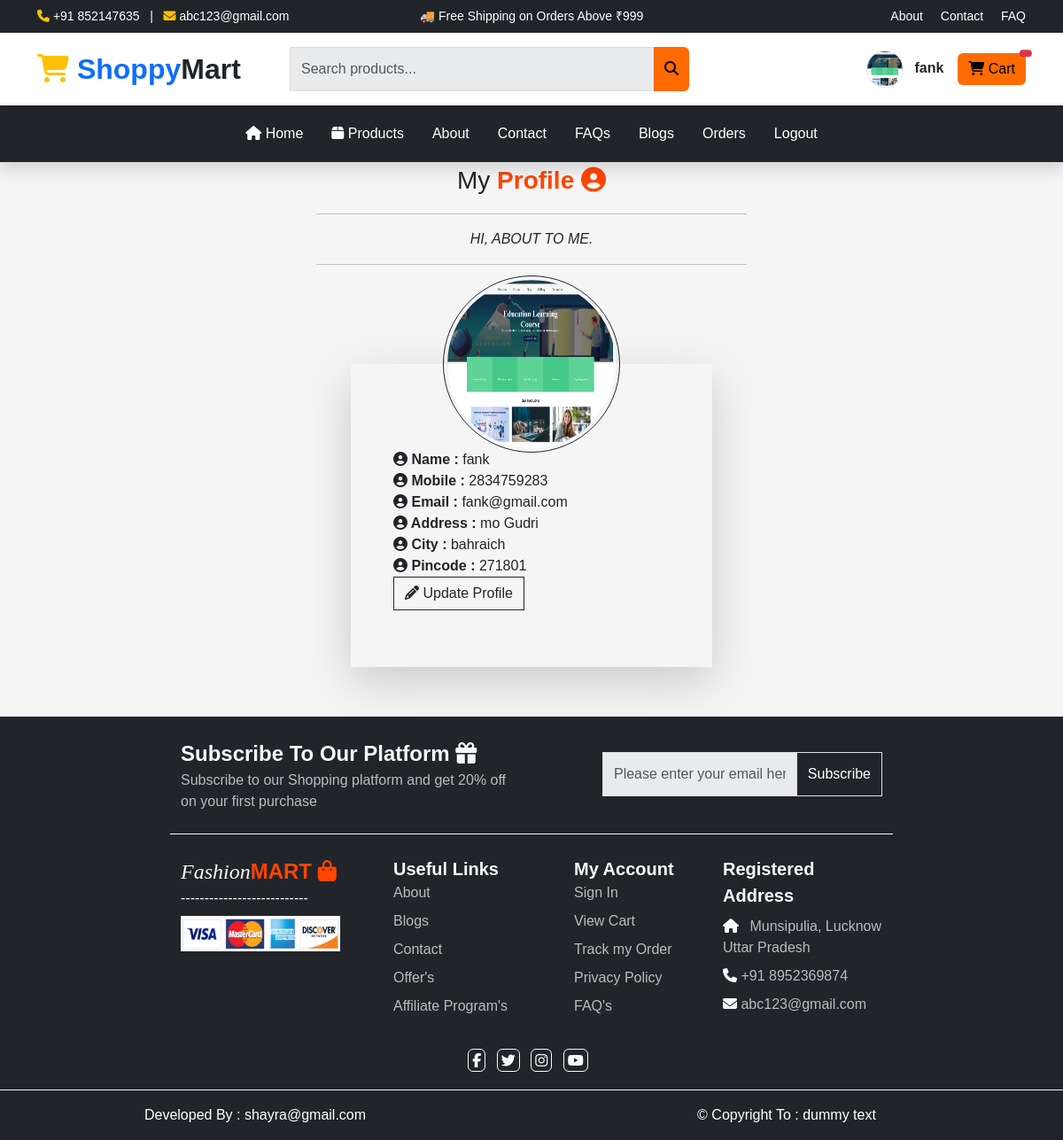
The app's page /profile/ (signed in) with its own data.
### user/models.py (models this page shows)
class tbl_register(models.Model):
    name=models.CharField(max_length=50,null=True)
    email=models.EmailField(primary_key=True)
    mobile=models.CharField(max_length=20,null=True)
    password=models.CharField(max_length=200,null=True)
    Pincode=models.CharField(max_length=20,null=True)
    city=models.CharField(max_length=50,null=True)
    address=models.TextField(null=True)
    picture=models.ImageField(upload_to='static/userpic/')

### user/views.py (the view, shortened to what this page needs)
# urls.py: path('profile/',views.myprofile),
def myprofile(request):
    user=request.session.get('user')
    uinfo=""
    if user:
        uinfo=tbl_register.objects.all().filter(email=user)
    mydict={"userinfo":uinfo}
    return render(request,'myprofile.html',mydict)

### templates/myprofile.html (shortened to what this page needs)
{% extends 'base.html' %}
{% load static %}
{% block childpage %}
 <div class="row mb-2 ">
    <div class="col-sm-5 mx-auto text-center">
        <p class="fs-3 m-0 p-0 ">My <b class="txt-colororange">Profile <i class="fas fa-user-circle"></i></b></p>
        <hr/>
        <i>HI, ABOUT TO ME.</i>
        <hr/>
    </div>
</div>
{% for i in userinfo %}
<div class="row mt-5 profile ">
    <div class="col-sm-4 shadow-lg mb-3 p-5 mx-auto position-relative mt-5" >
        <img src="../{{i.picture}}" style="height:200px;width:200px; " class=" rounded-pill p-1 border border-dark border-1 position-absolute top-0 start-50 translate-middle "/>
        <div class="pt-5 "><b><i class="fas fa-user-circle"></i> Name :</b> {{i.name}}<br/>
        <b><i class="fas fa-user-circle"></i> Mobile :</b> {{i.mobile}}<br/>
        <b><i class="fas fa-user-circle"></i> Email :</b> {{i.email}}<br/>
        <b><i class="fas fa-user-circle"></i> Address :</b> {{i.address}}<br/>
        <b><i class="fas fa-user-circle"></i> City :</b> {{i.city}}<br/>
            <b><i class="fas fa-user-circle"></i> Pincode :</b> {{i.Pincode}}<br/></div>
    <p id="btnu" class="btn btn-outline-dark rounded-0 "><i class="fas fa-pencil"></i> Update Profile</p>
    </div>
</div>
<br/>
{% endfor %}
{% endblock %}

### templates/base.html (shortened to what this page needs)
<!DOCTYPE html>
{% load static %}
<html lang="en">
<head>
    <link href="{% static 'css/all.css' %}" rel="stylesheet" />
    <link href="{% static 'css/bootstrap.css' %}" rel="stylesheet" />
</head>
<body>
<div class="container-fluid bg-dark text-white py-2 small">
    <div class="container">
        <div class="row align-items-center">
            <div class="col-lg-4 text-center text-lg-start">
                <i class="fa-solid fa-phone text-warning"></i> +91 852147635
                &nbsp; | &nbsp;
                <i class="fa-solid fa-envelope text-warning"></i>
                abc123@gmail.com
            </div>
            <div class="col-lg-4 text-center">
                <span>
                    🚚 Free Shipping on Orders Above ₹999
                </span>
            </div>
            <div class="col-lg-4 text-center text-lg-end">
                <a href="/about/" class="text-white text-decoration-none me-3">
                    About
                </a>
                <a href="/contact/" class="text-white text-decoration-none me-3">
                    Contact
                </a>
                <a href="/faqs/" class="text-white text-decoration-none">
                    FAQ
                </a>
            </div>
        </div>
    </div>
</div>
<div class="container-fluid bg-white shadow-sm">
    <div class="container">
        <div class="row align-items-center py-3">
            <div class="col-lg-3 text-center text-lg-start">
                <a href="/home/" class="text-decoration-none">
                    <h2 class="fw-bold m-0">
                        <i class="fa-solid fa-cart-shopping text-warning"></i>
                        Shoppy<span class="text-dark">Mart</span>
                    </h2>
                </a>
            </div>
            <div class="col-lg-5 my-3 my-lg-0">
  <form action="/product/" method="GET">
    <div class="input-group">
        <input
            type="text"
            name="search"
            value="{{search}}"
            class="form-control"
            placeholder="Search products...">
        <button class="btn btn-warning" type="submit">
            <i class="fa fa-search"></i>
        </button>
    </div>
</form>
            </div>
            <div class="col-lg-4">
                <div class="d-flex justify-content-center justify-content-lg-end align-items-center gap-3">
                    {% if request.session.user %}
                    <a href="/profile/" class="text-dark text-decoration-none">
                        <img src="../{{request.session.userpic}}"
                             class="rounded-circle border"
                             width="42"
                             height="42">
                        <span class="ms-2 fw-semibold">
                            {{request.session.username}}
                        </span>
                    </a>
                    {% else %}
                    <a href="/login/" class="btn btn-outline-dark">
                        <i class="fa-solid fa-user"></i>
                        Login
                    </a>
                    {% endif %}
                    <a href="/cartitem/" class="btn btn-warning position-relative">
                        <i class="fa-solid fa-cart-shopping"></i>
                        Cart
                        <span class="position-absolute top-0 start-100 translate-middle badge rounded-pill bg-danger">
                        </span>
                    </a>
                </div>
            </div>
        </div>
    </div>
</div>
<nav class="navbar navbar-expand-lg navbar-dark bg-dark sticky-top shadow">
    <div class="container">
        <div class="collapse navbar-collapse" id="mainMenu">
            <ul class="navbar-nav mx-auto">
                <li class="nav-item">
                    <a class="nav-link px-3" href="/home/">
                        <i class="fa fa-home"></i> Home
                    </a>
                </li>
                <li class="nav-item">
                    <a class="nav-link px-3" href="/product/">
                        <i class="fa fa-box"></i> Products
                    </a>
                </li>
                <li class="nav-item">
                    <a class="nav-link px-3" href="/about/">
                        About
                    </a>
                </li>
                <li class="nav-item">
                    <a class="nav-link px-3" href="/contact/">
                        Contact
                    </a>
                </li>
                <li class="nav-item">
                    <a class="nav-link px-3" href="/faqs/">
                        FAQs
                    </a>
                </li>
                <li class="nav-item">
                    <a class="nav-link px-3" href="#">
                        Blogs
                    </a>
                </li>
                {% if request.session.user %}
                <li class="nav-item">
                    <a class="nav-link px-3" href="/history/">
                        Orders
                    </a>
                </li>
                <li class="nav-item">
                    <a class="nav-link px-3" href="/logout/">
                        Logout
                    </a>
                </li>
                {% endif %}
            </ul>
        </div>
    </div>
</nav>
        <div class="row">
            <div class="col-sm-12 childpage" style="min-height:500px;">
                {% block childpage %}
                {% endblock %}
            </div>
        </div>
        <div class="row ufooter mt-3">
            <div class="col-sm-2"></div>
            <div class="col-sm-8">
                <div class="row u1 py-4 border-bottom border-light text-light">
                    <div class="col-sm-6 ">
                        <b class=" fs-4 ">Subscribe To Our Platform <i class="fa-solid fa-gift brand "></i></b><br />
                        <span class="white orange">Subscribe to our Shopping platform and get 20% off on your first
                            purchase</span>
                    </div>
                    <div class="col-sm-1"></div>
                    <div class="col-sm-5 pt-3">
                        <div class="input-group   rounded text-center">
                            <input type="text" placeholder="Please enter your email here....."
                                class="form-control text-center " />
                            <button class="input-group-text text-bg-dark ">Subscribe</button>
                        </div>
                    </div>
                </div>
                <div class="row u2 text-light">
                    <div class="col-sm-3  pt-4">
                        <span class="fs-4"> <i style="font-family:Forte;">Fashion</i><b class="txt-colororange">MART <i
                                    class="fa-solid fa-bag-shopping brand "></i></b> </span>
                        <br /><span class="orange">---------------------------</span><br />
                        <img src="{% static 'images/ufooter/paypal.png' %}" style="height:40px;"
                            class="img-fluid mt-2" />
                    </div>
                    <div class="col-sm-3 ps-5  py-4">
                        <div class="row ">
                            <div class="col-sm-12">
                                <b class="fs-5">Useful Links</b>
                            </div>
                        </div>
                        <div class="row ">
                            <div class="col-sm-12">
                                <a href="#">About</a>
                            </div>
                        </div>
                        <div class="row mt-2">
                            <div class="col-sm-12">
                                <a href="#">Blogs</a>
                            </div>
                        </div>
                        <div class="row mt-2">
                            <div class="col-sm-12">
                                <a href="#">Contact</a>
                            </div>
                        </div>
                        <div class="row mt-2">
                            <div class="col-sm-12">
                                <a href="#">Offer's</a>
                            </div>
                        </div>
                        <div class="row  mt-2">
                            <div class="col-sm-12">
                                <a href="#">Affiliate Program's</a>
                            </div>
                        </div>
                    </div>
                    <div class="col-sm-3  ps-5  py-4">
                        <div class="row ">
                            <div class="col-sm-12 ">
                                <b class="fs-5">My Account</b>
                            </div>
                        </div>
                        <div class="row ">
                            <div class="col-sm-12">
                                <a href="#">Sign In</a>
                            </div>
                        </div>
                        <div class="row mt-2">
                            <div class="col-sm-12">
                                <a href="#">View Cart</a>
                            </div>
                        </div>
                        <div class="row mt-2">
                            <div class="col-sm-12">
                                <a href="#">Track my Order</a>
                            </div>
                        </div>
                        <div class="row mt-2">
                            <div class="col-sm-12">
                                <a href="#">Privacy Policy</a>
                            </div>
                        </div>
                        <div class="row mt-2">
                            <div class="col-sm-12">
                                <a href="#">FAQ's</a>
                            </div>
                        </div>
                    </div>
                    <div class="col-sm-3  py-4">
                        <div class="row ">
                            <div class="col-sm-12 pb-2">
                                <b class="fs-5 ">Registered Address</b>
                            </div>
                        </div>
                        <div class="row ">
                            <div class="col-sm-12 "><i class="fa-solid fa-house icon"></i>
                                <span class="white ps-2">Munsipulia, Lucknow
                                    Uttar Pradesh </span>
                            </div>
                        </div>
                        <div class="row mt-2">
                            <div class="col-sm-12 ">
                                <i class="fa-solid fa-phone icon"></i> <span class="white">+91 8952369874</span>
                            </div>
                        </div>
                        <div class="row mt-2">
                            <div class="col-sm-12 ">
                                <i class="fa-solid fa-envelope icon"></i> <span class="white">abc123@gmail.com</span>
                            </div>
                        </div>
                    </div>
                </div>
                <div class="row u3 p-2">
                    <div class="col-sm-3 text-center mx-auto py-1 mb-2 text-light ">
                        <i class="fab fa-facebook-f me-2 fico p-1 border border-light rounded"></i>
                        <i class="fab fa-twitter me-2 p-1 fico  border border-light rounded"></i>
                        <i class="fab fa-instagram me-2  fico p-1 border border-light rounded"></i>
                        <i class="fab fa-youtube me-2  p-1 fico border border-light rounded"></i>
                    </div>
                </div>
            </div>
            <div class="col-sm-2"></div>
        </div>
        <div class="row bfooter py-3">
            <div class="row">
                <div class="col-sm-6 text-light">
                    <a href="/portfolio/">
                        Developed By : shayra@gmail.com
                    </a>
                </div>
                <div class="col-sm-6 text-light">
                    <a href="https://www.techpile.in"> &copy Copyright To : dummy text</a>
                </div>
            </div>
        </div>
</body>
</html>

### templates/base.html (style rules this page uses)
.txt-colororange { color: #ff4500 !important; }
.ufooter { min-height: 300px; background: #212529; }
.bfooter { background: #212529; margin-top: 1px; text-align: center; }
.u2 a { text-decoration: none; color: #bbbbbb; }
.white { color: #bbbbbb; }
.brand { transition: all .4s; }
.bfooter a { color: white; text-decoration: none; }
body { background:#f5f5f5; font-family:'Poppins',sans-serif; }
.navbar .nav-link { color:#fff !important; font-weight:500; transition:.3s; }
.btn-warning { background:#ff6b00; border:none; }
.form-control { border:1px solid #ddd; }
.shadow-sm { box-shadow:0 2px 10px rgba(0,0,0,.08)!important; }
.badge { font-size:11px; }
.navbar { padding:12px 0; }

### templates/myprofile.html (style rules this page uses)
.form-control { height:50px; background:#e9eaec !important; border-radius:0px !important; }
.input-group-text { border-radius:0px !important; }

### records on screen
tbl_register: session.username "fank", picture (picture), name "fank", mobile "2834759283", email "fank@gmail.com", address "mo Gudri", city "bahraich", Pincode "271801"
